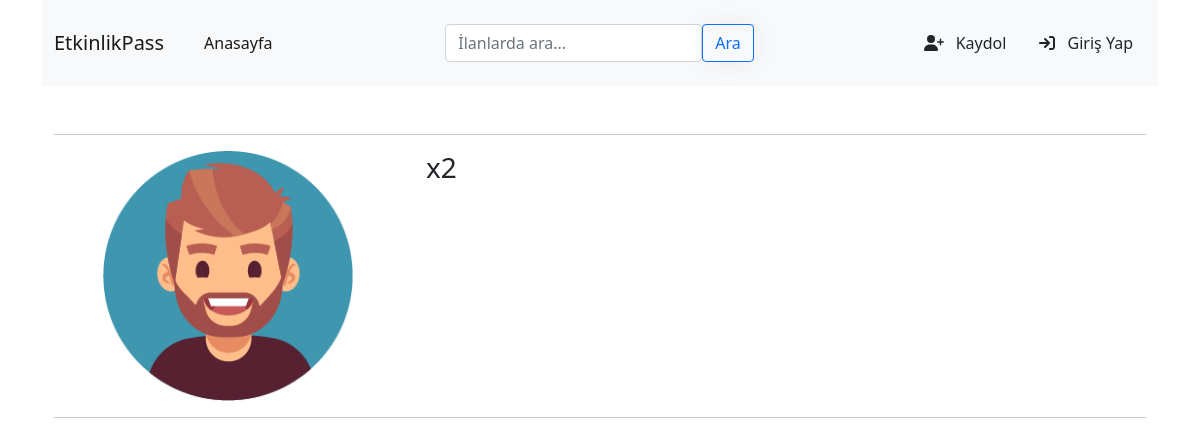
The page /user/profile/2/ on the database as committed earlier.
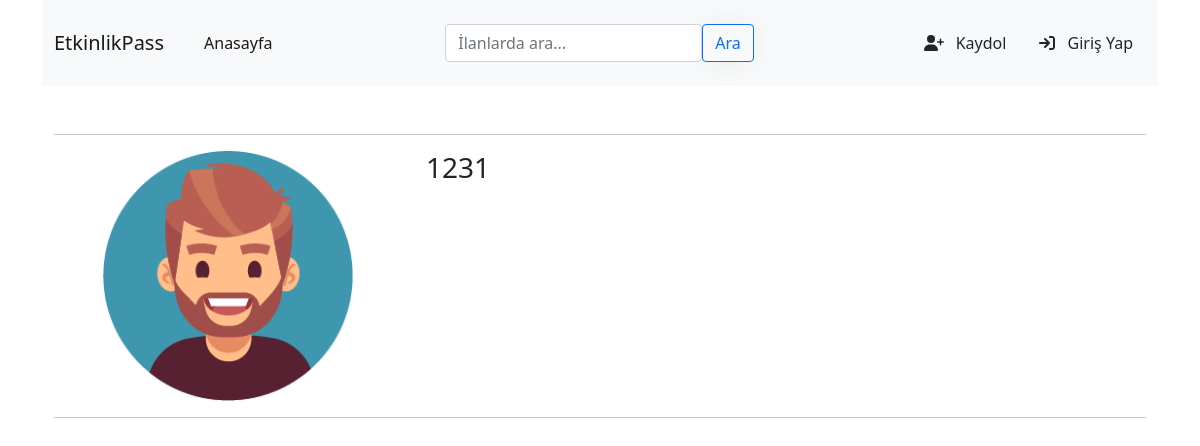
The same page on the database as committed later.
### user/models.py (models this page shows)
class CustomUser(AbstractUser):
    email = models.EmailField(unique=True)
    username = models.CharField(max_length=30, unique=True)
    first_name = models.CharField(max_length=30, blank=True)
    last_name = models.CharField(max_length=30, blank=True)
    city = models.CharField(max_length=30, blank=True)
    is_admin = models.BooleanField(default=False)
    is_active = models.BooleanField(default=True)
    is_staff = models.BooleanField(default=False)
    is_superuser = models.BooleanField(default=False)
    password = models.CharField(max_length=30, blank=False )
    profile_photo = models.ImageField(upload_to='profile_photos/', null=True, blank=True)
    favorites = models.ManyToManyField('advert.Advert', related_name='favorited_by', blank=True)

### user/views.py (the view)
# urls.py: path('profile/', views.getUserProfile, name="users-profile"),
def profile(request, id):
    profile_user = CustomUser.objects.get(id=id)
    print(profile_user.username)
    favorite_adverts = profile_user.favorites.all() if profile_user.id == request.user.id else None
    context = {
        'profile_user': profile_user,
        'favorite_adverts': favorite_adverts,
    }
    return render(request, "profile.html", context)

### core/context_processors.py (called while the page is built, shortened)
def unread_message_count(request):
    total_unread_count = 0
    if request.user.is_authenticated:
        total_unread_count = 0
        user = CustomUser.objects.get(id=request.user.id)
    else:
        total_unread_count = 0
        return {'unread_message_count': total_unread_count}

### templates/profile.html (shortened to what this page needs)
{% extends 'layout.html' %}
{% load static %}
{% load crispy_forms_tags %}
{% block head %}
<link rel="stylesheet" href="{% static 'css/login.css' %}">
<link rel="stylesheet" href="{% static 'css/advertdetail.css' %}">
{% endblock %}
{% block body %}
<div class="container">
    <hr>
    <div class="row align-items-stretch">
        <div class="col-md-4 d-flex">
          <div class="align-self-stretch w-100 profile-image-container">
              {% if profile_user.profile_photo %}
                  <img src="{{ profile_user.profile_photo.url }}" class="img-fluid" alt="Profile Image">
              {% else %}
                  <img src="/media/profile_photos/DefaultProfileIcon.png" class="img-fluid" alt="Default Profile Image">
              {% endif %}
          </div>
        </div>
        <div class="col-md-8 d-flex">
            <div class="align-self-stretch w-100">
                <div class="d-flex flex-column justify-content-between h-100">
                    <h3>{{ profile_user.username }}</h3>
                </div>
            </div>
        </div>
    </div>
    <hr class="my-3">
</div>
{% endblock %}

### templates/layout.html (shortened to what this page needs)
{% load static %}
<head>
    <link href="https://cdn.jsdelivr.net/npm/bootstrap@5.0.2/dist/css/bootstrap.min.css" rel="stylesheet">
    <link rel="stylesheet" href="https://cdnjs.cloudflare.com/ajax/libs/font-awesome/6.4.2/css/all.min.css" />
    <link rel="stylesheet" type="text/css" href="{% static 'css/custom.css' %}">
    {% block head %}
    {% endblock head %}
</head>
<body> <div class="container">
   {% include "includes/navbar.html" %}
    {% block body %}
    {% endblock body %}
</body>
</html>

### templates/includes/navbar.html (shortened to what this page needs)
<nav class="navbar navbar-expand-lg navbar-light bg-light mb-5 ">
  <div class="container">
    <a class="navbar-brand mt-2 mt-lg-0" href="{% url 'index' %}">
      EtkinlikPass
    </a>
    <div class="collapse navbar-collapse" id="navbarSupportedContent">
        <ul class="navbar-nav">
          <li class="nav-item">
            <a class="nav-link active mx-3" href="{% url 'index' %}">Anasayfa</a>
          </li>
        </ul>
        <form action="{% url 'index' %}" method="get" class="d-flex form-inline mx-auto pt-3">
          <input class="form-control" type="text" name="keyword" placeholder="İlanlarda ara...">
          <button class="btn btn-outline-primary" type="submit">Ara</button>
        </form>
    </div>
    {% if request.user.is_authenticated %}
     <div class="d-flex align-items-center">
      <div class="dropdown">
        <a class="text-reset me-3" href="{% url 'chat:inbox' %}" style="text-decoration: none;">
          <i class="fas fa-bell"></i>
          <span class="badge rounded-pill badge-notification bg-danger">{{ unread_message_count }}</span>
        </a>
      </div>
      <div class="dropdown">
        <a id="navbarDropdownMenuLink2" class="text-reset me-3 dropdown-toggle hidden-arrow" href="#" role="button" data-toggle="dropdown" aria-expanded="false" style="text-decoration: none;">
          <img class="navbar-profile-photo" src="{% if user.profile_photo %}{{ user.profile_photo.url }}{% else %}/media/profile_photos/DefaultProfileIcon.png{% endif %}" alt="Kullanıcı Profil Fotoğrafı">
        </a>
        <ul class="dropdown-menu dropdown-menu-right" aria-labelledby="navbarDropdownMenuLink2">
          <li><a class="dropdown-item" href='{% url 'user:profile' request.user.id %}'>Profilim</a></li>
          <li><a class="dropdown-item" href="{% url 'advert:myadvert' %}">İlanlarım<span class="sr-only">(current)</span></a></li>
          <li><a class="dropdown-item" href="{% url 'user:logout' %}">Çıkış Yap</a></li>
        </ul>
      </div>
    </div>
    {% else %}
    <div class="btn-group" role="group" aria-label="Giriş ve Kaydol">
        <a class="btn" href="{% url 'user:register' %}">
          <i class="fa fa-user-plus px-2"></i> <span class="icon-text">Kaydol</span>
        </a>
        <a class="btn" href="{% url 'user:login' %}">
          <i class="fa fa-sign-in px-2"></i> <span class="icon-text">Giriş Yap</span>
        </a>
    </div>
    {% endif %}
  </div>
</nav>

### static/css/custom.css (style rules this page uses)
a { text-decoration: none; color: unset; }

### static/css/advertdetail.css (style rules this page uses)
button { background-color: white; color: black; border-radius: 20%; border : 2px solid black; padding: 15px 20px; -webkit-box-shadow: 1px 1px 28.5px -7px #dddddd; -moz-box-shadow: 1px 1px 28.5px -7px #dddddd; box-shadow: 1px 1px 28.5px -7px #dddddd; }

### templates/profile.html (style rules this page uses)
.profile-image-container { width: 250px; height: 250px; overflow: hidden; display: flex; justify-content: center; align-items: center; }
.profile-image-container img { height: auto; width: 50%; min-width: 250px; object-fit: cover; }

Rows that differ between the two databases and show on the page:
changed CustomUser: profile_photo: picture added; username "x2" → "1231"
